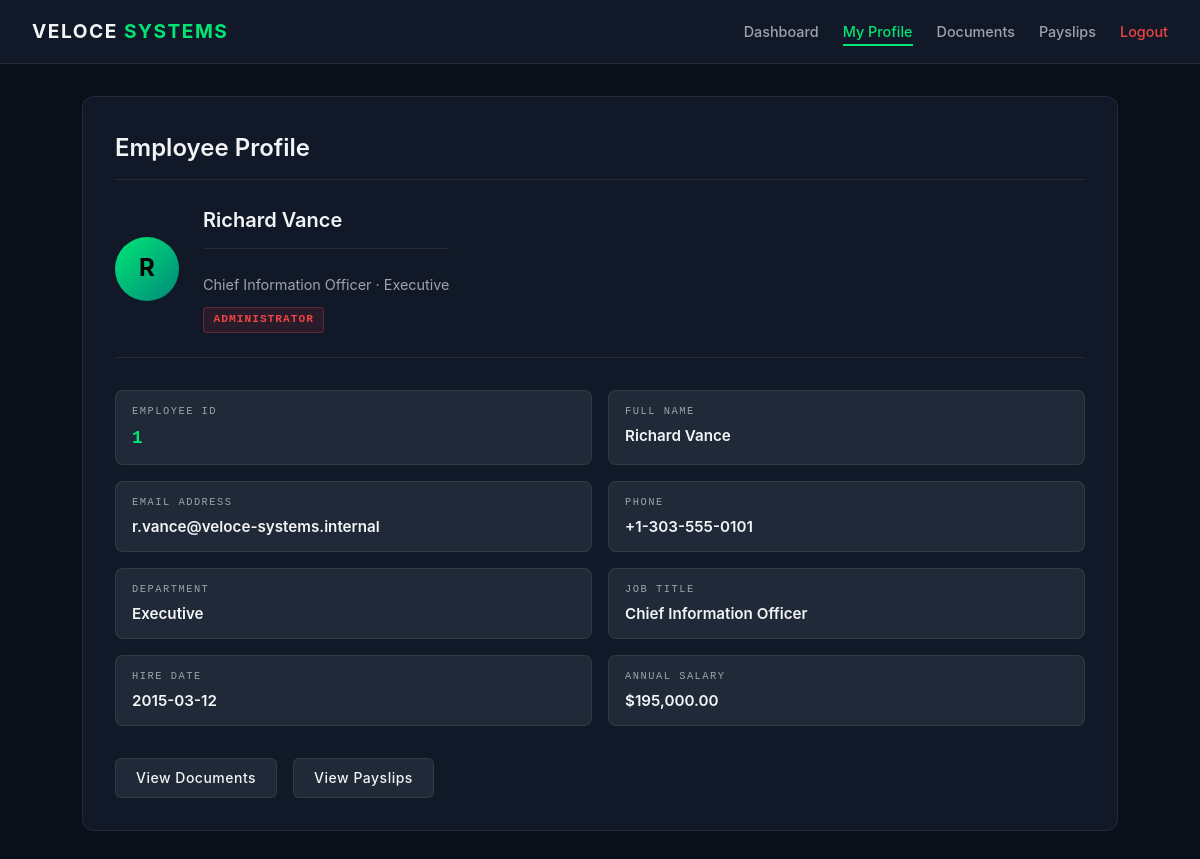
/profile.php (signed in), run on the app's committed database.
### tables this page shows
CREATE TABLE employees (
    id          INT AUTO_INCREMENT PRIMARY KEY,
    username    VARCHAR(50)  UNIQUE NOT NULL,
    password    VARCHAR(255) NOT NULL,
    full_name   VARCHAR(100) NOT NULL,
    department  VARCHAR(100) NOT NULL,
    job_title   VARCHAR(100) NOT NULL,
    email       VARCHAR(100) NOT NULL,
    salary      DECIMAL(10,2) NOT NULL,
    phone       VARCHAR(30)  NOT NULL DEFAULT 'N/A',
    hire_date   DATE         NOT NULL,
    role        ENUM('Employee','Manager','Administrator') DEFAULT 'Employee'
);

### src/profile.php (the view, shortened to what this page needs)
<?php
require_once 'config.php';
$current_emp = $_SESSION['employee'];
$requested_id = isset($_GET['id']) ? intval($_GET['id']) : $current_emp['id'];
$stmt = $conn->prepare("SELECT * FROM employees WHERE id = ?");
$stmt->bind_param('i', $requested_id);
$stmt->execute();
$result = $stmt->get_result();
$profile = $result ? $result->fetch_assoc() : null;
?>
<!DOCTYPE html>
<html lang="en">
<head>
  <link rel="stylesheet" href="css/style.css">
</head>
<body>
  <nav class="navbar">
    <div class="nav-brand">Veloce <span>Systems</span></div>
    <ul class="nav-menu">
      <li><a href="dashboard.php" class="nav-link">Dashboard</a></li>
      <li><a href="profile.php?id=<?php echo $current_emp['id']; ?>" class="nav-link active">My Profile</a></li>
      <li><a href="documents.php?id=<?php echo $current_emp['id']; ?>" class="nav-link">Documents</a></li>
      <li><a href="payslips.php?id=<?php echo $current_emp['id']; ?>" class="nav-link">Payslips</a></li>
      <li><a href="logout.php" class="nav-link logout-link">Logout</a></li>
    </ul>
  </nav>
  <main class="container">
    <div class="panel">
      <h2>Employee Profile</h2>
      <?php if ($profile): ?>
        <div class="profile-header">
          <div class="profile-avatar"><?php echo strtoupper(substr($profile['full_name'], 0, 1)); ?></div>
          <div>
            <h3 class="profile-name"><?php echo htmlspecialchars($profile['full_name']); ?></h3>
            <p class="profile-meta"><?php echo htmlspecialchars($profile['job_title']); ?> &middot; <?php echo htmlspecialchars($profile['department']); ?></p>
            <span class="role-badge role-<?php echo strtolower($profile['role']); ?>"><?php echo htmlspecialchars($profile['role']); ?></span>
          </div>
        </div>
        <div class="profile-grid">
          <div class="profile-field">
            <span class="field-label">EMPLOYEE ID</span>
            <span class="field-value accent"><?php echo $profile['id']; ?></span>
          </div>
          <div class="profile-field">
            <span class="field-label">FULL NAME</span>
            <span class="field-value"><?php echo htmlspecialchars($profile['full_name']); ?></span>
          </div>
          <div class="profile-field">
            <span class="field-label">EMAIL ADDRESS</span>
            <span class="field-value"><?php echo htmlspecialchars($profile['email']); ?></span>
          </div>
          <div class="profile-field">
            <span class="field-label">PHONE</span>
            <span class="field-value"><?php echo htmlspecialchars($profile['phone']); ?></span>
          </div>
          <div class="profile-field">
            <span class="field-label">DEPARTMENT</span>
            <span class="field-value"><?php echo htmlspecialchars($profile['department']); ?></span>
          </div>
          <div class="profile-field">
            <span class="field-label">JOB TITLE</span>
            <span class="field-value"><?php echo htmlspecialchars($profile['job_title']); ?></span>
          </div>
          <div class="profile-field">
            <span class="field-label">HIRE DATE</span>
            <span class="field-value"><?php echo htmlspecialchars($profile['hire_date']); ?></span>
          </div>
          <div class="profile-field">
            <span class="field-label">ANNUAL SALARY</span>
            <span class="field-value">$<?php echo number_format($profile['salary'], 2); ?></span>
          </div>
        </div>
        <div class="profile-actions">
          <a href="documents.php?id=<?php echo $profile['id']; ?>" class="btn btn-secondary">View Documents</a>
          <a href="payslips.php?id=<?php echo $profile['id']; ?>" class="btn btn-secondary">View Payslips</a>
        </div>
      <?php endif; ?>
    </div>
  </main>
</body>
</html>

### src/css/style.css (style rules this page uses)
:root { --bg-primary: #0b0f19; --bg-secondary: #111827; --bg-tertiary: #1f2937; --text-primary: #f3f4f6; --text-secondary: #9ca3af; --accent: #00e676; --accent-hover: #00c853; --border: rgba(255, 255, 255, 0.08); --error: #ef4444; --secret-color: #ef4444; --confidential-color: #f97316; --internal-color: #facc15; --public-color: #00e676; }
*, *::before, *::after { box-sizing: border-box; margin: 0; padding: 0; }
body { font-family: -apple-system, BlinkMacSystemFont, "Segoe UI", Roboto, Helvetica, Arial, sans-serif; background-color: var(--bg-primary); color: var(--text-primary); line-height: 1.6; min-height: 100vh; }
a { text-decoration: none; color: inherit; }
.container { max-width: 1100px; margin: 0 auto; padding: 2rem; }
.btn { display: inline-block; width: 100%; padding: 0.75rem 1rem; background-color: var(--accent); color: #050505; font-weight: 700; text-align: center; border: none; border-radius: 6px; cursor: pointer; font-size: 1rem; letter-spacing: 0.5px; transition: background-color 0.2s, transform 0.1s; }
.btn-secondary { background-color: var(--bg-tertiary); color: var(--text-primary); border: 1px solid var(--border); font-weight: 500; width: auto; padding: 0.5rem 1.25rem; font-size: 0.875rem; }
.navbar { display: flex; justify-content: space-between; align-items: center; background-color: var(--bg-secondary); border-bottom: 1px solid var(--border); padding: 1rem 2rem; position: sticky; top: 0; z-index: 100; }
.nav-brand { font-size: 1.2rem; font-weight: 700; letter-spacing: 1.5px; text-transform: uppercase; }
.nav-brand span { color: var(--accent); }
.nav-menu { display: flex; list-style: none; gap: 1.5rem; align-items: center; }
.nav-link { color: var(--text-secondary); font-size: 0.9rem; font-weight: 500; transition: color 0.2s; padding: 0.25rem 0; border-bottom: 2px solid transparent; }
.nav-link:hover, .nav-link.active { color: var(--accent); border-bottom-color: var(--accent); }
.logout-link { color: #ef4444 !important; border-bottom-color: transparent !important; }
.panel { background-color: var(--bg-secondary); border: 1px solid var(--border); border-radius: 12px; padding: 2rem; margin-bottom: 2rem; }
.panel h2, .panel h3 { font-weight: 600; padding-bottom: 0.75rem; margin-bottom: 1.5rem; border-bottom: 1px solid var(--border); }
.profile-header { display: flex; align-items: center; gap: 1.5rem; margin-bottom: 2rem; padding-bottom: 1.5rem; border-bottom: 1px solid var(--border); }
.profile-avatar { width: 64px; height: 64px; border-radius: 50%; background: linear-gradient(135deg, var(--accent), #00897b); display: flex; align-items: center; justify-content: center; font-size: 1.5rem; font-weight: 700; color: #050505; flex-shrink: 0; }
.profile-name { font-size: 1.25rem; font-weight: 700; margin-bottom: 0.25rem; }
.profile-meta { color: var(--text-secondary); font-size: 0.9rem; margin-bottom: 0.5rem; }
.role-badge { display: inline-block; padding: 0.2rem 0.6rem; border-radius: 4px; font-size: 0.7rem; font-weight: 700; font-family: monospace; letter-spacing: 1px; text-transform: uppercase; }
.role-administrator { background-color: rgba(239,68,68,0.1); color: #ef4444; border: 1px solid rgba(239,68,68,0.3); }
.profile-grid { display: grid; grid-template-columns: repeat(2, 1fr); gap: 1rem; margin-bottom: 2rem; }
.profile-field { display: flex; flex-direction: column; gap: 0.25rem; padding: 0.75rem 1rem; background-color: var(--bg-tertiary); border-radius: 8px; border: 1px solid var(--border); }
.field-label { font-family: monospace; font-size: 0.65rem; letter-spacing: 1.5px; text-transform: uppercase; color: var(--text-secondary); }
.field-value { font-size: 0.95rem; font-weight: 600; }
.field-value.accent { color: var(--accent); font-family: monospace; font-size: 1.1rem; }
.profile-actions { display: flex; gap: 1rem; }

### data on the page
employees: full_name "R", full_name "Richard Vance", job_title "Chief Information Officer", department "Executive", role "ADMINISTRATOR", id "1", email "r.vance@veloce-systems.internal", phone "+1-303-555-0101", hire_date "2015-03-12", salary "195,000.00"
